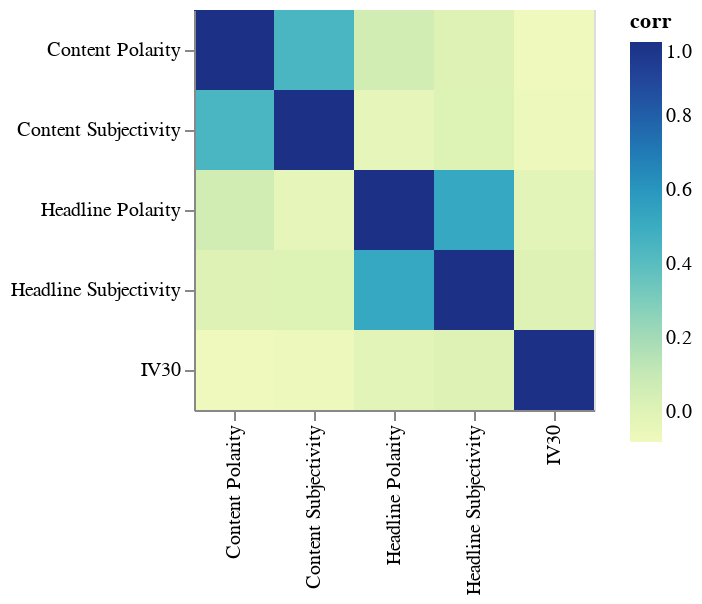

Here is the notebook cell this chart was saved with:
### Code cell
cormat6 = merged3[['IV30', 'Headline Polarity', 'Headline Subjectivity', 'Content Polarity', 'Content Subjectivity']].corr()
cormat_tidy_6 = cormat6.stack().reset_index().rename(columns={0:'corr'})
heatmap6 = alt.Chart(cormat_tidy_6).mark_rect().encode(
    x = alt.X('level_0').axis().title(''),
    y = alt.Y('level_1').axis().title(''),
    color = 'corr'
).properties(
    width = 200,
    height = 200
)

heatmap6.display()

### Figure 1 — Vega-Lite specification as saved in the notebook (floating-point values rounded to 4 significant figures)
{"config": {"view": {"continuousWidth": 300, "continuousHeight": 300}}, "data": {"name": "data-da98b23cc7be11bc62c303c56c117446"}, "mark": {"type": "rect"}, "encoding": {"color": {"field": "corr", "type": "quantitative"}, "x": {"axis": {}, "field": "level_0", "title": "", "type": "nominal"}, "y": {"axis": {}, "field": "level_1", "title": "", "type": "nominal"}}, "height": 200, "width": 200, "$schema": "https://vega.github.io/schema/vega-lite/v5.8.0.json", "datasets": {"data-da98b23cc7be11bc62c303c56c117446": [{"level_0": "IV30", "level_1": "IV30", "corr": 1.0}, {"level_0": "IV30", "level_1": "Headline Polarity", "corr": -0.008951}, {"level_0": "IV30", "level_1": "Headline Subjectivity", "corr": 0.01086}, {"level_0": "IV30", "level_1": "Content Polarity", "corr": -0.08079}, {"level_0": "IV30", "level_1": "Content Subjectivity", "corr": -0.06498}, {"level_0": "Headline Polarity", "level_1": "IV30", "corr": -0.008951}, {"level_0": "Headline Polarity", "level_1": "Headline Polarity", "corr": 1.0}, {"level_0": "Headline Polarity", "level_1": "Headline Subjectivity", "corr": 0.519}, {"level_0": "Headline Polarity", "level_1": "Content Polarity", "corr": 0.06311}, {"level_0": "Headline Polarity", "level_1": "Content Subjectivity", "corr": -0.03222}, {"level_0": "Headline Subjectivity", "level_1": "IV30", "corr": 0.01086}, {"level_0": "Headline Subjectivity", "level_1": "Headline Polarity", "corr": 0.519}, {"level_0": "Headline Subjectivity", "level_1": "Headline Subjectivity", "corr": 1.0}, {"level_0": "Headline Subjectivity", "level_1": "Content Polarity", "corr": 0.01199}, {"level_0": "Headline Subjectivity", "level_1": "Content Subjectivity", "corr": 0.01619}, {"level_0": "Content Polarity", "level_1": "IV30", "corr": -0.08079}, {"level_0": "Content Polarity", "level_1": "Headline Polarity", "corr": 0.06311}, {"level_0": "Content Polarity", "level_1": "Headline Subjectivity", "corr": 0.01199}, {"level_0": "Content Polarity", "level_1": "Content Polarity", "corr": 1.0}, {"level_0": "Content Polarity", "level_1": "Content Subjectivity", "corr": 0.4448}, {"level_0": "Content Subjectivity", "level_1": "IV30", "corr": -0.06498}, {"level_0": "Content Subjectivity", "level_1": "Headline Polarity", "corr": -0.03222}, {"level_0": "Content Subjectivity", "level_1": "Headline Subjectivity", "corr": 0.01619}, {"level_0": "Content Subjectivity", "level_1": "Content Polarity", "corr": 0.4448}, {"level_0": "Content Subjectivity", "level_1": "Content Subjectivity", "corr": 1.0}]}}
